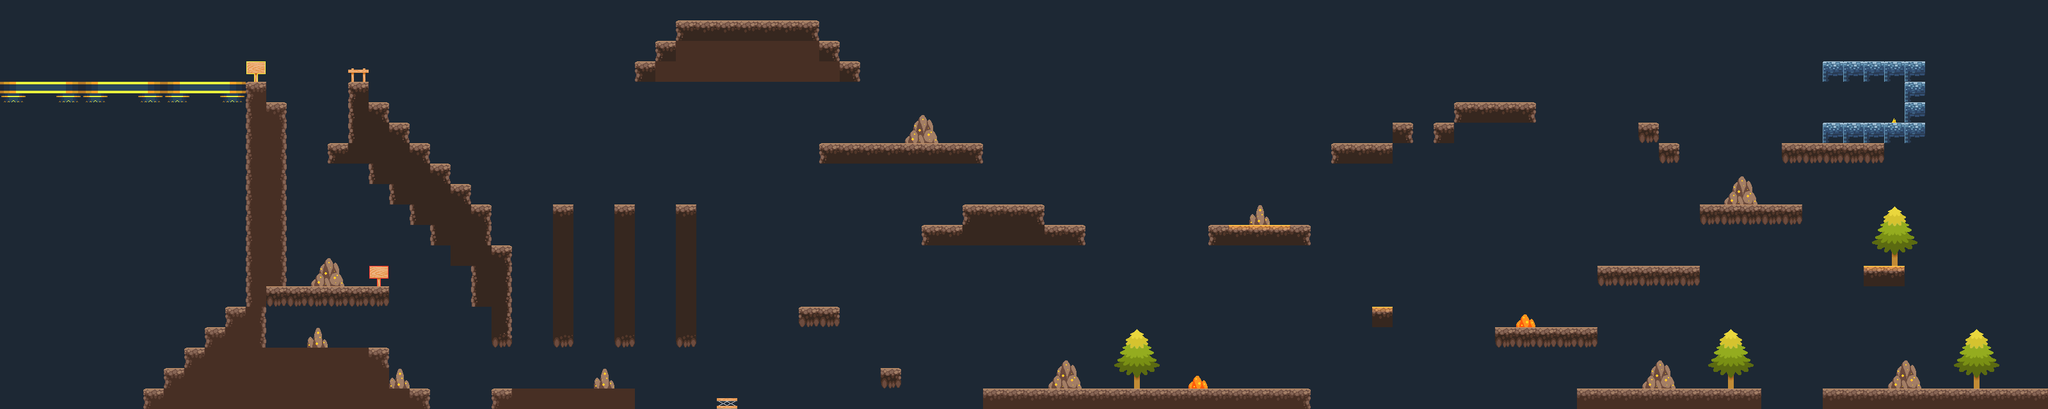

Below is a game level as drawn by its tile map, then a one-line description and the .tmx that defines it (tile-layer data replaced by summaries):
An orthogonal 100x20 tile map with 32x32 px tiles, 3 tile layers (day, night, foreg) and 72 objects (3x route, 3x spikes_down, 2x block_mountain, hero_Willage, hero_Castle, ...).

<map version="1.0" tiledversion="1.0.3" orientation="orthogonal" renderorder="right-down" width="100" height="20" tilewidth="32" tileheight="32" nextobjectid="190">
<tileset firstgid="1" source="../../../maps/Hunters.tsx" />
 <layer name="day" width="100" height="20">
  <data>[2000 cells, 2000 non-empty, 2 distinct tile ids]</data>
 </layer>
 <layer name="night" width="100" height="20">
  <data>[2000 cells, 2000 non-empty, 1 distinct tile ids]</data>
 </layer>
 <layer name="foreg" width="100" height="20">
  <data>[2000 cells, 349 non-empty, 43 distinct tile ids]</data>
 </layer>
 <objectgroup name="ground">
  <object id="169" x="544" y="130" width="29" height="24" />
  <object id="168" x="389" y="130" width="24" height="31" />
  <object id="167" x="388" y="164" width="56" height="283" />
  <object id="166" x="357" y="485" width="56" height="55" />
  <object id="165" x="322" y="516" width="28" height="25" />
  <object id="164" x="228" y="613" width="25" height="26" />
  <object id="163" x="259" y="581" width="27" height="57" />
  <object id="162" x="291" y="547" width="315" height="86" />
  <object id="161" x="609" y="608" width="59" height="27" />
  <object id="160" x="418" y="449" width="186" height="29" />
  <object id="159" x="578" y="260" width="26" height="28" />
  <object id="158" x="516" y="223" width="27" height="31" />
  <object id="157" x="611" y="196" width="28" height="23" />
  <object id="156" x="674" y="259" width="28" height="29" />
  <object id="155" x="646" y="326" width="26" height="26" />
  <object id="154" x="708" y="386" width="25" height="28" />
  <object id="153" x="737" y="321" width="30" height="55" />
  <object id="152" x="768" y="483" width="30" height="58" />
  <object id="151" x="738" y="383" width="61" height="98" />
  <object id="149" x="675" y="293" width="59" height="87" />
  <object id="148" x="608" y="224" width="62" height="93" />
  <object id="147" x="547" y="158" width="59" height="96" />
  <object id="146" x="769" y="611" width="221" height="28" />
  <object id="145" x="865" y="322" width="31" height="222" />
  <object id="144" x="962" y="322" width="28" height="219" />
  <object id="143" x="1059" y="324" width="27" height="214" />
  <object id="142" x="994" y="99" width="27" height="25" />
  <object id="141" x="1025" y="66" width="29" height="58" />
  <object id="140" x="1316" y="99" width="26" height="26" />
  <object id="139" x="1283" y="67" width="27" height="57" />
  <object id="138" x="1058" y="34" width="220" height="94" />
  <object id="137" x="1250" y="483" width="60" height="25" />
  <object id="136" x="1379" y="578" width="26" height="24" />
  <object id="135" x="1281" y="226" width="252" height="30" />
  <object id="134" x="1507" y="324" width="122" height="25" />
  <object id="133" x="1441" y="354" width="252" height="28" />
  <object id="132" x="1539" y="611" width="510" height="27" />
  <object id="131" x="1889" y="354" width="155" height="26" />
  <object id="130" x="2145" y="480" width="30" height="29" />
  <object id="129" x="2082" y="226" width="92" height="29" />
  <object id="128" x="2176" y="192" width="30" height="30" />
  <object id="127" x="2241" y="195" width="30" height="28" />
  <object id="126" x="2274" y="163" width="123" height="28" />
  <object id="125" x="2337" y="512" width="158" height="30" />
  <object id="124" x="2500" y="419" width="153" height="26" />
  <object id="123" x="2976" y="132" width="34" height="59" />
  <object id="122" x="2849" y="97" width="157" height="31" />
  <object id="121" x="2849" y="193" width="160" height="26" />
  <object id="120" x="2784" y="226" width="161" height="29" />
  <object id="119" x="2657" y="320" width="159" height="31" />
  <object id="118" x="2463" y="611" width="288" height="28" />
  <object id="116" x="2913" y="416" width="62" height="31" />
  <object id="115" x="2850" y="611" width="348" height="28" />
  <object id="172" x="1119" y="625" width="35" height="13" />
  <object id="177" x="2" y="132" width="382" height="18" />
  <object id="186" x="2560" y="196" width="32" height="26" />
  <object id="187" x="2593" y="228" width="29" height="24" />
 </objectgroup>
 <objectgroup name="jumppoints">
  <object id="112" name="hero_Willage" x="3061" y="584" />
  <object id="178" name="hero_Castle" x="41" y="116" />
 </objectgroup>
 <objectgroup name="triggers">
  <object id="113" name="route" x="3183" y="14" width="8" height="584">
   <properties>
    <property name="value" value="Willage" />
   </properties>
  </object>
  <object id="170" name="ancient_label" x="590" y="431">
   <properties>
    <property name="text" value="Jump to find answer" />
   </properties>
  </object>
  <object id="171" name="route" x="681" y="614" width="81" height="19">
   <properties>
    <property name="value" value="Ruins" />
   </properties>
  </object>
  <object id="174" name="label" x="396" y="106">
   <properties>
    <property name="To Castle" value="" />
   </properties>
  </object>
  <object id="179" name="route" x="3" y="3" width="9" height="119">
   <properties>
    <property name="value" value="Castle" />
   </properties>
  </object>
  <object id="185" name="step" x="1310" y="207" width="99" height="9">
   <properties>
    <property name="key" value="STEP_ON" />
    <property name="process" value="SS:2" />
    <property name="text" value="Mountins are shaking" />
    <property name="value" value="1" />
   </properties>
  </object>
 </objectgroup>
<objectgroup name="entities">
</objectgroup>
<objectgroup name="creatures">
<object id="4000" name="mech_t_r" x="2920.0" y="545.0" width="22.0" height="20.0">
   <properties>
    <property name="condition" value="" />
    <property name="items" value="" />
    <property name="deathprocess" value="" />    <property name="org" value="9" />    <property name="uid" value="4001" />    <property name="dialogs" value="" />    <property name="program" value="ruada" />   </properties>
</object><object id="4001" name="mech_button" x="2609.0" y="560.0">
   <properties>
    <property name="condition" value="" />
    <property name="items" value="" />
    <property name="deathprocess" value="KC:4001" />    <property name="org" value="9" />    <property name="uid" value="3" />    <property name="dialogs" value="" />    <property name="program" value="n" />   </properties>
</object></objectgroup>
<objectgroup name="objects">
<object id="8000" name="block_mountain" x="893.0" y="600.0" width="96.0" height="10.0">
   <properties>
    <property name="condition" value="" />
    <property name="items" value="" />
    <property name="program" value="rrrrrlllll" />
    <property name="trigger" value="" />
   </properties>
</object><object id="8001" name="block_mountain" x="1189.0" y="228.0" width="186.0" height="28.0">
   <properties>
    <property name="condition" value="" />
    <property name="items" value="" />
    <property name="program" value="llllrrrr" />
    <property name="trigger" value="" />
   </properties>
</object><object id="8002" name="spikes_down" x="1060.0" y="113.0" width="28.0" height="13.0">
   <properties>
    <property name="condition" value="" />
    <property name="items" value="" />
    <property name="program" value="ntfddddddo" />
    <property name="trigger" value="T:STEP_ON:1" />
   </properties>
</object><object id="8003" name="spikes_down" x="1154.0" y="116.0" width="27.0" height="13.0">
   <properties>
    <property name="condition" value="" />
    <property name="items" value="" />
    <property name="program" value="nfddddddo" />
    <property name="trigger" value="" />
   </properties>
</object><object id="8004" name="spikes_down" x="1247.0" y="117.0" width="29.0" height="11.0">
   <properties>
    <property name="condition" value="" />
    <property name="items" value="" />
    <property name="program" value="nfddddddo" />
    <property name="trigger" value="" />
   </properties>
</object></objectgroup>
</map>
